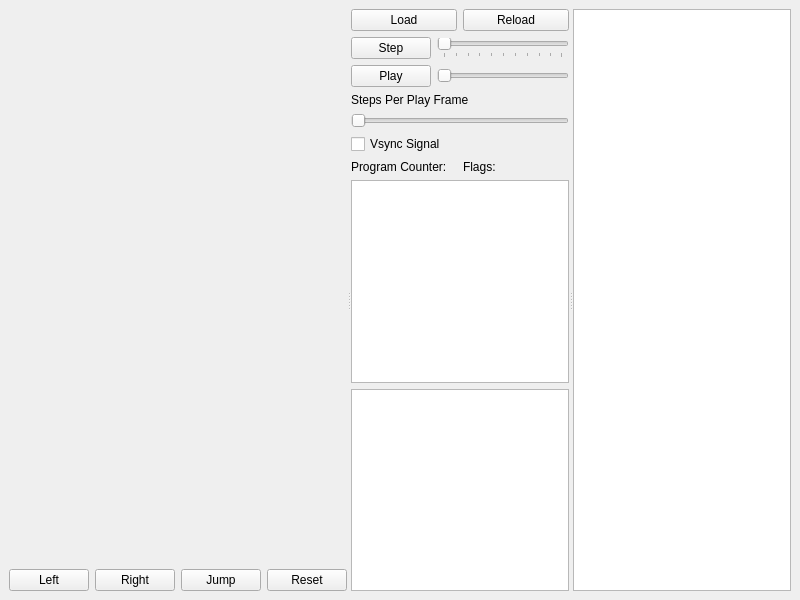
<?xml version="1.0" encoding="UTF-8"?>
<ui version="4.0">
 <class>MainWindow</class>
 <widget class="QMainWindow" name="MainWindow">
  <property name="geometry">
   <rect>
    <x>0</x>
    <y>0</y>
    <width>800</width>
    <height>600</height>
   </rect>
  </property>
  <property name="windowTitle">
   <string>MainWindow</string>
  </property>
  <widget class="QWidget" name="centralwidget">
   <layout class="QHBoxLayout" name="horizontalLayout_7">
    <item>
     <widget class="QSplitter" name="splitter">
      <property name="orientation">
       <enum>Qt::Orientation::Horizontal</enum>
      </property>
      <widget class="QWidget" name="verticalLayoutWidget">
       <layout class="QVBoxLayout" name="verticalLayout_3">
        <item>
         <widget class="VGAView" name="vgaView" native="true"/>
        </item>
        <item>
         <layout class="QHBoxLayout" name="horizontalLayout">
          <item>
           <widget class="QPushButton" name="leftButton">
            <property name="text">
             <string>Left</string>
            </property>
           </widget>
          </item>
          <item>
           <widget class="QPushButton" name="rightButton">
            <property name="text">
             <string>Right</string>
            </property>
           </widget>
          </item>
          <item>
           <widget class="QPushButton" name="jumpButton">
            <property name="text">
             <string>Jump</string>
            </property>
           </widget>
          </item>
          <item>
           <widget class="QPushButton" name="resetButton">
            <property name="text">
             <string>Reset</string>
            </property>
           </widget>
          </item>
         </layout>
        </item>
       </layout>
      </widget>
      <widget class="QWidget" name="layoutWidget">
       <layout class="QVBoxLayout" name="verticalLayout_2">
        <item>
         <layout class="QHBoxLayout" name="horizontalLayout_4">
          <item>
           <widget class="QPushButton" name="loadButton">
            <property name="text">
             <string>Load</string>
            </property>
           </widget>
          </item>
          <item>
           <widget class="QPushButton" name="reloadButton">
            <property name="text">
             <string>Reload</string>
            </property>
           </widget>
          </item>
         </layout>
        </item>
        <item>
         <layout class="QHBoxLayout" name="horizontalLayout_2"/>
        </item>
        <item>
         <layout class="QHBoxLayout" name="horizontalLayout_5">
          <item>
           <widget class="QPushButton" name="stepButton">
            <property name="text">
             <string>Step</string>
            </property>
           </widget>
          </item>
          <item>
           <widget class="QSlider" name="stepAmount">
            <property name="minimum">
             <number>1</number>
            </property>
            <property name="maximum">
             <number>100</number>
            </property>
            <property name="orientation">
             <enum>Qt::Orientation::Horizontal</enum>
            </property>
            <property name="tickPosition">
             <enum>QSlider::TickPosition::TicksBelow</enum>
            </property>
           </widget>
          </item>
         </layout>
        </item>
        <item>
         <layout class="QHBoxLayout" name="horizontalLayout_6">
          <item>
           <widget class="QPushButton" name="playButton">
            <property name="text">
             <string>Play</string>
            </property>
           </widget>
          </item>
          <item>
           <widget class="QSlider" name="frameDelay">
            <property name="orientation">
             <enum>Qt::Orientation::Horizontal</enum>
            </property>
           </widget>
          </item>
         </layout>
        </item>
        <item>
         <widget class="QLabel" name="label">
          <property name="text">
           <string>Steps Per Play Frame</string>
          </property>
         </widget>
        </item>
        <item>
         <widget class="QSlider" name="instructionsPerFrame">
          <property name="minimum">
           <number>25</number>
          </property>
          <property name="maximum">
           <number>500</number>
          </property>
          <property name="orientation">
           <enum>Qt::Orientation::Horizontal</enum>
          </property>
         </widget>
        </item>
        <item>
         <widget class="QCheckBox" name="vsyncCheckBox">
          <property name="text">
           <string>Vsync Signal</string>
          </property>
         </widget>
        </item>
        <item>
         <layout class="QHBoxLayout" name="horizontalLayout_3">
          <item>
           <widget class="QLabel" name="programCounter">
            <property name="text">
             <string>Program Counter: </string>
            </property>
           </widget>
          </item>
          <item>
           <widget class="QLabel" name="flags">
            <property name="text">
             <string>Flags: </string>
            </property>
           </widget>
          </item>
         </layout>
        </item>
        <item>
         <widget class="QTableView" name="registerView"/>
        </item>
        <item>
         <widget class="QTableView" name="memoryView"/>
        </item>
       </layout>
      </widget>
      <widget class="QTextBrowser" name="sourceView"/>
     </widget>
    </item>
   </layout>
  </widget>
 </widget>
 <customwidgets>
  <customwidget>
   <class>VGAView</class>
   <extends>QWidget</extends>
   <header>vgaview.h</header>
   <container>1</container>
  </customwidget>
 </customwidgets>
 <resources/>
 <connections/>
</ui>
